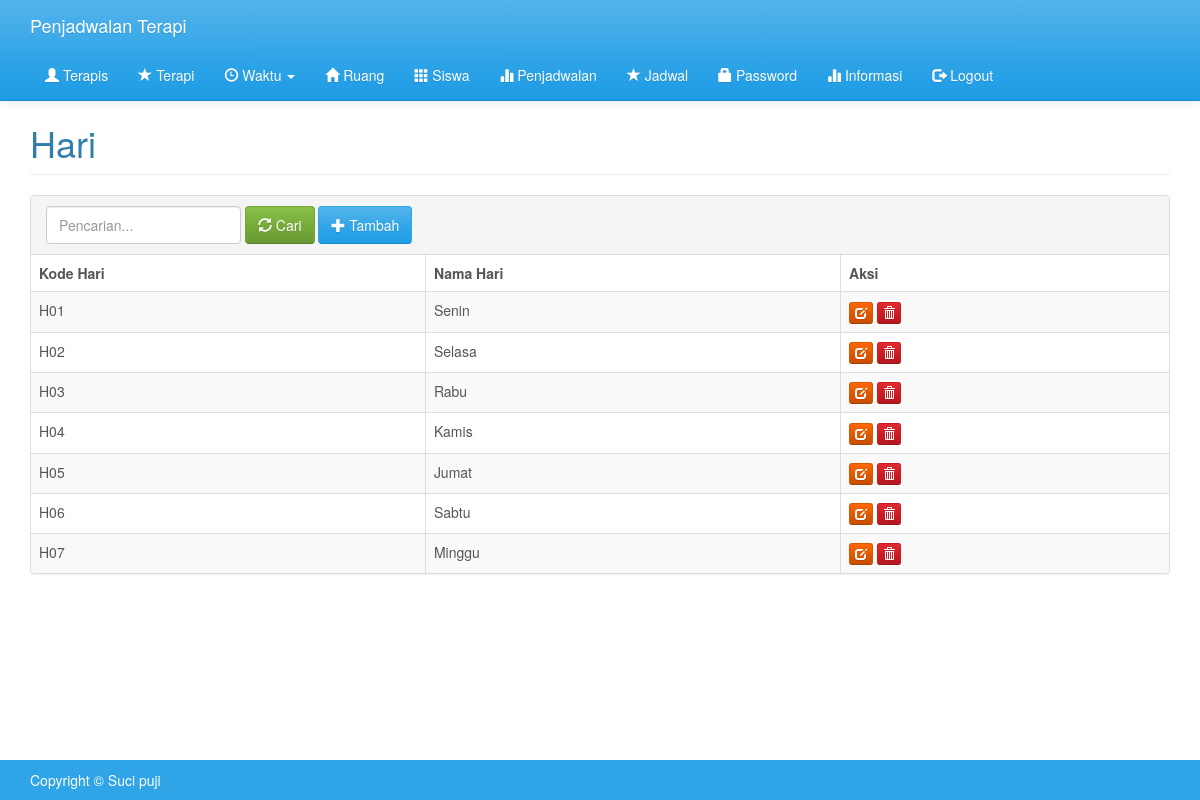
/index.php?m=hari (signed in), run on the app's committed database.
### tables this page shows
CREATE TABLE `tb_hari` (
  `kode_hari` varchar(256) NOT NULL,
  `nama_hari` varchar(256) NOT NULL DEFAULT '',
  PRIMARY KEY (`kode_hari`)
);

### config.php (called while the page is built)
<?php
$config["server"]='localhost';
$config["username"]='root';
$config["password"]='';
$config["database_name"]='ag_terapi';

### functions.php (called while the page is built, shortened)
<?php
include 'config.php';
include'includes/db.php';
$db = new DB($config['server'], $config['username'], $config['password'], $config['database_name']);

### includes/db.php (called while the page is built, shortened)
<?php
class DB{
    var $conn = null;
    public function __construct($host, $username, $passwd, $dbname){
        $this->conn = mysqli_connect($host, $username, $passwd, $dbname);
    }
    public function query($sql){
        $query = mysqli_query($this->conn, $sql) or die('<pre>Error mysqli_query: ' . mysqli_error($this->conn) . '<br />' . $sql . '</pre>');
        return $query;
    }
    public function get_results($sql){
        $query = $this->query($sql);
        $arr = array();
        while($row = mysqli_fetch_object($query)){
            $arr[] = $row;
        }
        return $arr;
    }
}

### hari.php (the view, shortened to what this page needs)
<div class="page-header">
    <h1>Hari</h1>
</div>
<div class="panel panel-default">
    <div class="panel-heading">
        <form class="form-inline">
            <div class="form-group">
                    <input class="form-control" type="text" name="q" value="<?=$_GET['q']?>" placeholder="Pencarian..." />
                </div>
            <div class="form-group">
                <button class="btn btn-success"><span class="glyphicon glyphicon-refresh"></span> Cari</a>
            </div>
            <div class="form-group">
                <a class="btn btn-primary" href="?m=hari_tambah"><span class="glyphicon glyphicon-plus"></span> Tambah</a>
            </div>
        </form>
    </div>
    <div class="table-responsive">
        <table class="table table-bordered table-hover table-striped">
        <thead>
            <tr class="nw">
                <th>Kode Hari</th>
                <th>Nama Hari</th>
                <th>Aksi</th>
            </tr>
        </thead>
        <?php
        $rows = $db->get_results("SELECT *
            FROM tb_hari j
            ORDER BY j.`kode_hari`");
        foreach($rows as $row):?>
        <tr>
            <td><?=$row->kode_hari?></td>
            <td><?=$row->nama_hari?></td>
            <td class="nw">
                <a class="btn btn-xs btn-warning" href="?m=hari_ubah&ID=<?=$row->kode_hari?>"><span class="glyphicon glyphicon-edit"></span></a>
                <a class="btn btn-xs btn-danger" href="aksi.php?act=hari_hapus&ID=<?=$row->kode_hari?>" onclick="return confirm('Hapus data?')"><span class="glyphicon glyphicon-trash"></span></a>
            </td>
        </tr>
        <?php endforeach;
        ?>
        </table>
    </div>
</div>

### assets/css/general.css (style rules this page uses)
html { position: relative; min-height: 100%; }
body { margin-bottom: 70px; }
.page-header { margin-top: 0; padding-bottom: 0; }
.page-header h1 { margin-top: 0; }
.nw { white-space: nowrap; }

### data on the page
tb_hari: kode_hari "H01", nama_hari "Senin"
tb_hari: kode_hari "H02", nama_hari "Selasa"
tb_hari: kode_hari "H03", nama_hari "Rabu"
tb_hari: kode_hari "H04", nama_hari "Kamis"
tb_hari: kode_hari "H05", nama_hari "Jumat"
tb_hari: kode_hari "H06", nama_hari "Sabtu"
tb_hari: kode_hari "H07", nama_hari "Minggu"
